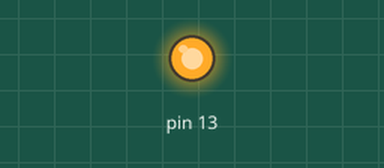
Simulated run of this sketch. Board: Arduino Uno, built with avr-gcc and run on an emulated ATmega328P. On the bench: output pins drawn as LEDs (lit = HIGH). Sleep ends after the set time or at an interrupt.

Above: at 0.2 s.
Timing chart, 0 to 1.7 s (numbered marks = the images above):
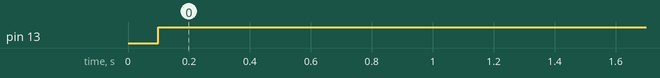

Measured:
- by itself, pin 13: LOW → HIGH at 0.10 s

The sketch:

sleep.ino
```cpp
#include <avr/interrupt.h>
#include <avr/power.h>
#include <avr/sleep.h>
#include <avr/io.h>

void setup() {
  DDRD &= B00000011;       // set Arduino pins 2 to 7 as inputs, leaves 0 & 1 (RX & TX) as is
  DDRB = B00000000;        // set pins 8 to 13 as inputs
  PORTD |= B11111100;      // enable pullups on pins 2 to 7, leave pins 0 and 1 alone
  PORTB |= B11111111;      // enable pullups on pins 8 to 13

  // Set pin13 as LED output
  pinMode(13, OUTPUT);
  digitalWrite(13, LOW);

  // Set pin2 as switch input
  pinMode(2, INPUT);
}

void loop() {
  // put your main code here, to run repeatedly:
  sleepNow();
  delay(1000);
}

void sleepNow() {
  // Set pin 2 as interrupt and attach handler:
  attachInterrupt(0, pinInterrupt, LOW);
  delay(100);
  //
  // Choose our preferred sleep mode:
  set_sleep_mode(SLEEP_MODE_IDLE);
  //
  // Set sleep enable (SE) bit:
  sleep_enable();
  //
  // Put the device to sleep:
  digitalWrite(13,LOW);   // turn LED off to indicate sleep
  sleep_mode();
  //
  // Upon waking up, sketch continues from this point.
  sleep_disable();
  digitalWrite(13,HIGH);   // turn LED on to indicate awake
}

void pinInterrupt(void)
{
    detachInterrupt(0);
}
```
